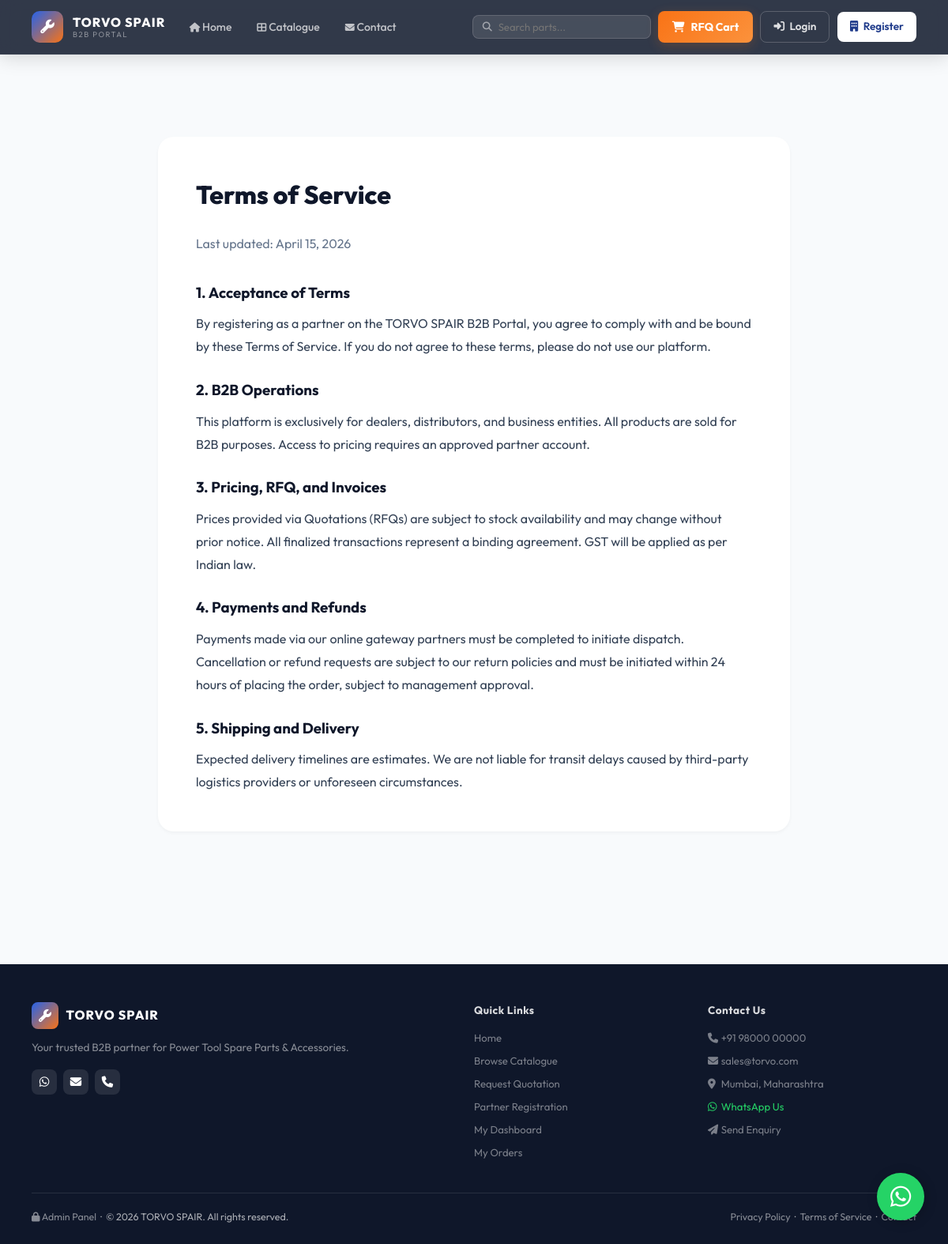
The app's page /portal/terms.php, older data.
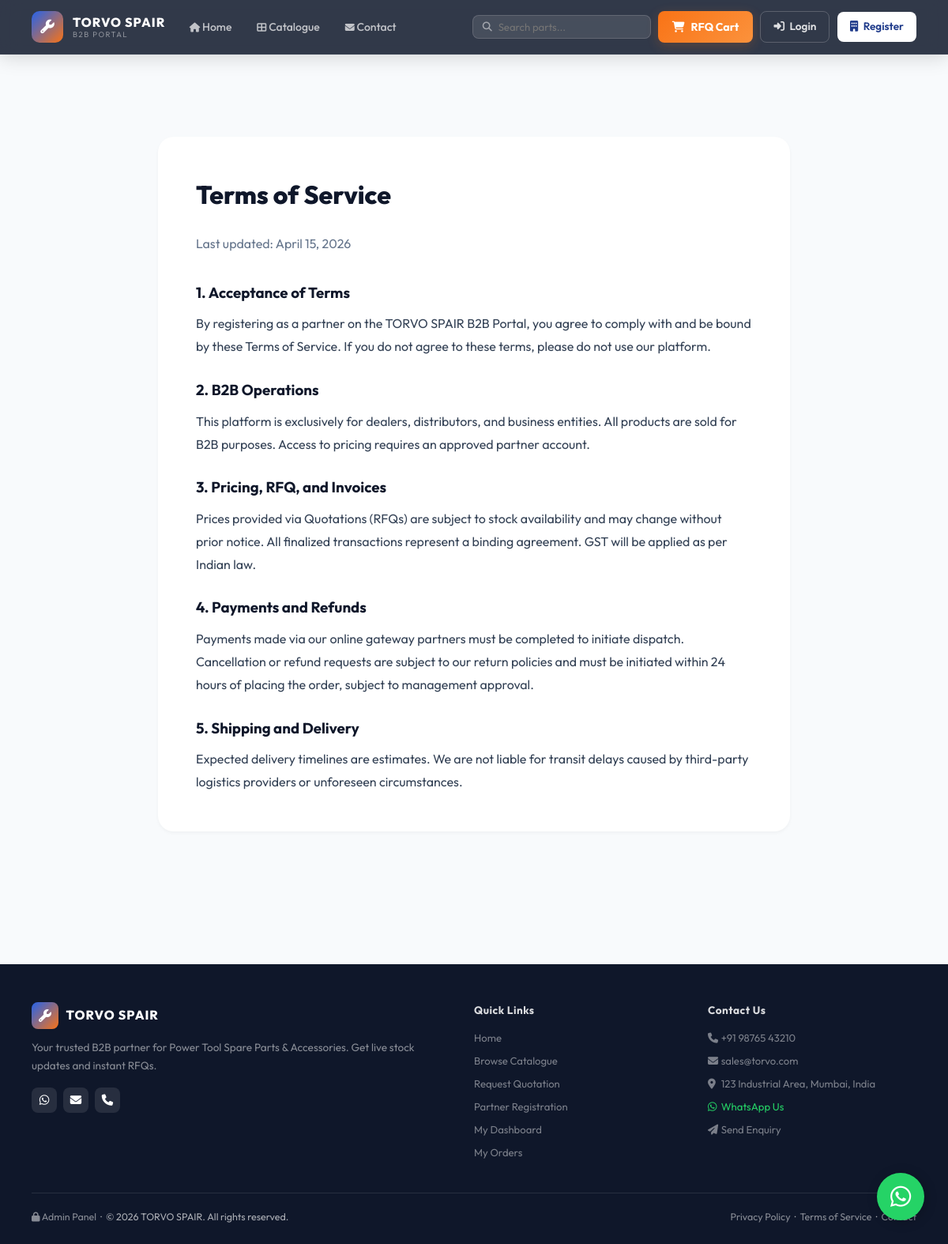
The same page, newer data.
### tables this page shows
CREATE TABLE IF NOT EXISTS settings (
    setting_key VARCHAR(100) PRIMARY KEY,
    setting_value TEXT,
    category ENUM('frontend', 'admin', 'system') DEFAULT 'frontend',
    updated_at TIMESTAMP DEFAULT CURRENT_TIMESTAMP ON UPDATE CURRENT_TIMESTAMP
);

### portal/config/auth.php (called while the page is built, shortened)
<?php
function portalDB(): PDO {
    static $pdo = null;
    if ($pdo === null) {
        try {
            $pdo = new PDO(
                "mysql:host=" . DB_HOST . ";dbname=" . DB_NAME . ";charset=utf8mb4",
                DB_USER, DB_PASS,
                [PDO::ATTR_ERRMODE => PDO::ERRMODE_EXCEPTION, PDO::ATTR_DEFAULT_FETCH_MODE => PDO::FETCH_ASSOC]
            );
        } catch (PDOException $e) {
            die("<strong>Portal Database Connection Failed:</strong><br>Please ensure you have configured your live database credentials correctly in <code>portal/config/auth.php</code>.<br><br><i>Error: " . htmlspecialchars($e->getMessage()) . "</i>");
        }
    }
    return $pdo;
}
if (!function_exists('getSetting')) {
    function getSetting(string $key, string $default = ''): string {
        try {
            $db = portalDB();
            $stmt = $db->prepare('SELECT setting_value FROM settings WHERE setting_key = ?');
            $stmt->execute([$key]);
            $val = $stmt->fetchColumn();
            return $val !== false ? $val : $default;
        } catch (PDOException $e) {
            return $default;
        }
    }
}

### portal/terms.php (the view, shortened to what the changed rows need)
<?php
require_once __DIR__ . '/config/auth.php';
include __DIR__ . '/includes/header.php';
?>
<div class="fw-section">
    <div class="container" style="max-width: 800px; background: #fff; padding: 3rem; border-radius: var(--radius-lg); box-shadow: var(--shadow-sm); margin-top: 2rem; margin-bottom: 2rem;">
        <h1 style="font-size: 2rem; font-weight: 800; color: var(--text-dark); margin-bottom: 1.5rem;">Terms of Service</h1>
        <div style="color: var(--text-medium); line-height: 1.8;">
            <h3 style="color: var(--text-dark); margin-top: 1.5rem; margin-bottom: 0.5rem;">1. Acceptance of Terms</h3>
            <p>By registering as a partner on the <?= htmlspecialchars(getSetting('site_title', 'TORVO SPAIR')) ?> B2B Portal, you agree to comply with and be bound by these Terms of Service. If you do not agree to these terms, please do not use our platform.</p>
            <h3 style="color: var(--text-dark); margin-top: 1.5rem; margin-bottom: 0.5rem;">2. B2B Operations</h3>
            <p>This platform is exclusively for dealers, distributors, and business entities. All products are sold for B2B purposes. Access to pricing requires an approved partner account.</p>
            <h3 style="color: var(--text-dark); margin-top: 1.5rem; margin-bottom: 0.5rem;">3. Pricing, RFQ, and Invoices</h3>
            <p>Prices provided via Quotations (RFQs) are subject to stock availability and may change without prior notice. All finalized transactions represent a binding agreement. GST will be applied as per Indian law.</p>
            <h3 style="color: var(--text-dark); margin-top: 1.5rem; margin-bottom: 0.5rem;">4. Payments and Refunds</h3>
            <p>Payments made via our online gateway partners must be completed to initiate dispatch. Cancellation or refund requests are subject to our return policies and must be initiated within 24 hours of placing the order, subject to management approval.</p>
            <h3 style="color: var(--text-dark); margin-top: 1.5rem; margin-bottom: 0.5rem;">5. Shipping and Delivery</h3>
            <p>Expected delivery timelines are estimates. We are not liable for transit delays caused by third-party logistics providers or unforeseen circumstances.</p>
        </div>
    </div>
</div>
<?php include __DIR__ . '/includes/footer.php'; ?>

### portal/includes/header.php (shortened to what the changed rows need)
<?php
require_once __DIR__ . '/../config/auth.php';
?>
<!DOCTYPE html>
<html lang="en">
<head>
    <link rel="stylesheet" href="https://cdnjs.cloudflare.com/ajax/libs/animate.css/4.1.1/animate.min.css">
    <link rel="stylesheet" href="https://cdnjs.cloudflare.com/ajax/libs/font-awesome/6.5.0/css/all.min.css">
    <link rel="stylesheet" href="<?= PORTAL_URL ?>/assets/css/portal.css?v=1.1">
</head>
<body>
<nav class="portal-nav">
    <div class="nav-inner">
        <a href="<?= PORTAL_URL ?>/home.php" class="nav-brand">
            <div class="nav-brand-text">
                <div class="brand-name"><?= getSetting('site_title', 'TORVO SPAIR') ?></div>
                <div class="brand-sub"><?= getSetting('b2b_subtitle', 'B2B Portal') ?></div>
            </div>
        </a>
    </div>
</nav>

### portal/includes/footer.php (shortened to what the changed rows need)
<footer class="portal-footer">
    <div class="footer-inner">
        <div class="footer-grid">
            <div class="footer-about">
                <div style="display:flex;align-items:center;gap:0.6rem;margin-bottom:0.5rem;">
                    <?php $dynLogo = getSetting('logo_image'); if ($dynLogo): ?>
                        <img src="<?= UPLOAD_URL . $dynLogo ?>" alt="Logo" style="height:34px;border-radius:6px;background:#fff;padding:2px;">
                    <?php else: ?>
                        <div style="width:34px;height:34px;background:linear-gradient(135deg,#2563eb,#f97316);border-radius:8px;display:flex;align-items:center;justify-content:center;font-size:1rem;"><i class="fas fa-wrench" style="color:#fff;"></i></div>
                    <?php endif; ?>
                    <span style="font-size:1rem;font-weight:800;color:#fff;letter-spacing:1px;"><?= getSetting('site_title', 'TORVO SPAIR') ?></span>
                </div>
                <p><?= getSetting('hero_subtitle', 'Your trusted B2B partner for Power Tool Spare Parts & Accessories.') ?></p>
                <div style="margin-top:1rem;display:flex;gap:0.5rem;">
                    <a href="https://api.whatsapp.com/send?phone=<?= getSetting('whatsapp_number', '919800000000') ?>" target="_blank" style="width:32px;height:32px;border-radius:8px;background:rgba(255,255,255,0.1);display:flex;align-items:center;justify-content:center;color:#fff;font-size:0.9rem;"><i class="fab fa-whatsapp"></i></a>
                    <a href="mailto:<?= getSetting('contact_email', 'sales@torvo.com') ?>" style="width:32px;height:32px;border-radius:8px;background:rgba(255,255,255,0.1);display:flex;align-items:center;justify-content:center;color:#fff;font-size:0.9rem;"><i class="fas fa-envelope"></i></a>
                    <a href="tel:<?= getSetting('contact_phone', '+91 98000 00000') ?>" style="width:32px;height:32px;border-radius:8px;background:rgba(255,255,255,0.1);display:flex;align-items:center;justify-content:center;color:#fff;font-size:0.9rem;"><i class="fas fa-phone"></i></a>
                </div>
            </div>
            <div class="footer-col">
                <h4>Contact Us</h4>
                <a href="tel:<?= getSetting('contact_phone', '+91 98000 00000') ?>"><i class="fas fa-phone" style="width:14px;"></i> <?= getSetting('contact_phone', '+91 98000 00000') ?></a>
                <a href="mailto:<?= getSetting('contact_email', 'sales@torvo.com') ?>"><i class="fas fa-envelope" style="width:14px;"></i> <?= getSetting('contact_email', 'sales@torvo.com') ?></a>
                <a href="#"><i class="fas fa-map-marker-alt" style="width:14px;"></i> <?= getSetting('contact_address', 'Mumbai, Maharashtra') ?></a>
                <a href="https://api.whatsapp.com/send?phone=<?= getSetting('whatsapp_number', '919800000000') ?>" target="_blank" style="color:#25d366;margin-top:0.25rem;"><i class="fab fa-whatsapp" style="width:14px;"></i> WhatsApp Us</a>
                <a href="<?= PORTAL_URL ?>/contact.php"><i class="fas fa-paper-plane" style="width:14px;"></i> Send Enquiry</a>
            </div>
        </div>
        <div class="footer-bottom">
            <span><a href="../admin.php" style="color:rgba(255,255,255,0.5);text-decoration:none;" target="_blank"><i class="fas fa-lock" style="font-size:0.75rem;"></i> Admin Panel</a> &nbsp;&middot;&nbsp; © <?= date('Y') ?> <?= getSetting('site_title', 'TORVO SPAIR') ?>. All rights reserved.</span>
            <span>
                <a href="<?= PORTAL_URL ?>/privacy.php" style="color:rgba(255,255,255,0.5);text-decoration:none;">Privacy Policy</a> &nbsp;&middot;&nbsp;
                <a href="<?= PORTAL_URL ?>/terms.php" style="color:rgba(255,255,255,0.5);text-decoration:none;">Terms of Service</a> &nbsp;&middot;&nbsp;
                <a href="<?= PORTAL_URL ?>/contact.php" style="color:rgba(255,255,255,0.5);text-decoration:none;">Contact</a>
            </span>
        </div>
    </div>
</footer>
</body>
</html>

Row changes from the older to the newer data that the page shows:
added settings: setting_value "TORVO SPAIR"
added settings: setting_value "B2B PORTAL"
added settings: setting_value "Your trusted B2B partner for Power Tool Spare Parts & Accessories. Get live stock updates and instant RFQs."
added settings: setting_value "+91 98765 43210"
added settings: setting_value "sales@torvo.com"
added settings: setting_value "123 Industrial Area, Mumbai, India"
Text that changed along with them:
getSetting('site_title', 'TORVO SPAIR'): "TORVO SPAIR" → (not shown)
getSetting('b2b_subtitle', 'B2B Portal'): "B2B PORTAL" → (not shown)
getSetting('contact_phone', '+91 98000 00000'): "+91 98000 00000" → (not shown)
getSetting('contact_email', 'sales@torvo.com'): "sales@torvo.com" → (not shown)
getSetting('contact_address', 'Mumbai, Maharashtra'): "Mumbai, Maharashtra" → (not shown)
text no longer shown: "Your trusted B2B partner for Power Tool Spare Parts & Accessories."
